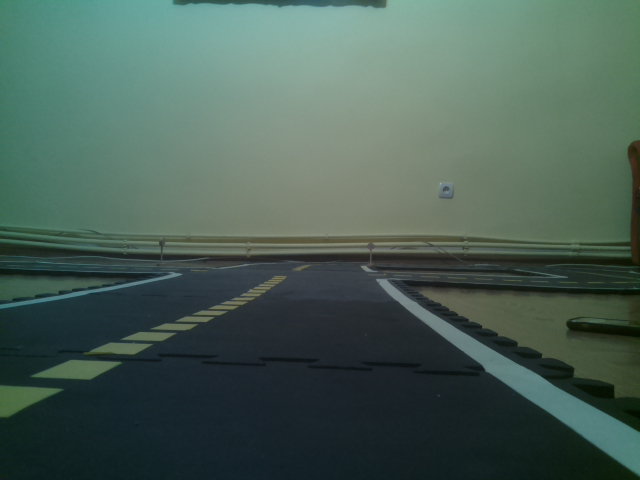
#> input picture lane_following/test.jpg, 640 x 480 px
$ python -i color_segmentation.py   (imports and definitions only)
#> lines starting #> are read from the running program, lines starting #| are printed output that depends on the picture; after the words box and inside, x2 and y2 are one past the last pixel; in counts of white or black regions, pixels touching at a corner belong together
import cv2
import numpy as np

# Constante pentru colori
hue_low = 50#89
lit_low = 51#88
sat_low = 11#36

hue_low_y = 24#26
hue_high_y = 32#38
lit_low_y = 38#40
sat_low_y = 106#48

"""
    Metoda pentru aplicarea segmentarii de culoare
        IN: Imaginea HLS, gama de valori inferioara si gama de valori superioara
        OUT: Imaginea segmentata dupa masca si dilatata
"""
# [10 lines left out: function mask_segmentation, not called in this run]

"""
    Metoda pentru extragerea obiectelor din imagine cu o dimensiune mai mica de min_area
        IN: Imaginea si valoarea ariei minime
        OUT: Imagine avand obiectele mai mici decat aria minima extrase
"""
# [19 lines left out: function remove_smaller_contours, not called in this run]

"""
    Metoda pentru gasirea celui mai mare contur din imagine, mai mare decat aria minima
        IN: Imaginea in nuante de gri si aria minima a contururilor
        OUT: Imaginea care poate avea fie un contur ramas, fie imaginea neagra, daca nu avem niciun contur si o variabila bool in cazul in care am gasit un contur
"""
# [28 lines left out: function largest_contour, not called in this run]

"""
    Metoda pentru gasirea extremelor unui obiect
        IN: Imaginea cu obiectul respectiv
        OUT: Extremele de jos si sus ale obiectului sau imaginea neagra, in cazul in care nu exista un obiect in imagine
"""
def find_ext(image):
    pos = np.nonzero(image)
    return (0,0) if len(pos) == 0 else (pos[0].min(),pos[0].max())

"""
    Metoda pentru extragerea unei zone de interes dintr-o imagine bazate pe un punct de inceput si un punct de sfarsit
        IN: Imaginea, punctul de inceput si punctul de sfarsit
        OUT: Imaginea cu regiunea respectiv extrasa
"""
def extract_region(image,start_point,end_point):
    region = np.zeros(image.shape, dtype=np.uint8)

    # 1. Cream un dreptunghi folosind cele 2 puncte
    cv2.rectangle(region, start_point, end_point, 255, thickness=-1)

    # 2. Returnam Imaginea cu regiunea de interes
    return cv2.bitwise_and(image,region)

"""
    Metoda pentru extragerea punctului de minim al unui obiect dintr-o imagine, dintr-un anumit rand
        IN: Imaginea respectiva si randul respectiv
        OUT: Punctul de minim
"""
def extract_point(image,specified_row):

    p = (0 , specified_row)
    specified_row_data = image[specified_row-1, :]
    pos = np.nonzero(specified_row_data)

    if len(pos[0]) != 0:
        min_col = pos[0].min()
        p = (min_col,specified_row)
    return p

"""
    Metoda pentru gasirea marginii de jos a benzii
        IN: Imaginea cu contrururile
        OUT: Pozitia marginii
"""
def find_low_row(image):
    pos = np.nonzero(image)

    return image.shape[0] if len(pos) == 0 else pos[0].max()

"""
    Metoda pentru gasirea marginilor si punctelor inferioare extreme ale benzii
        IN: Imagine cu banda exterioara de arie maxima
        OUT: Imagine cu marginile benzii exterioara si lista cu punctele extreme inferioare acesteia
"""
def points_lowest(gray):

    points_outerlane=[]
    image = np.zeros(gray.shape, dtype=gray.dtype)
    lane_one_side=np.zeros(gray.shape, dtype=gray.dtype)
    lane_two_side=np.zeros(gray.shape, dtype=gray.dtype)

    # 1. Transformarea imaginii intr-o imagine binara
    bin_image = cv2.threshold(gray, 0, 255, cv2.THRESH_BINARY)[1]

    # 2. Gasim contururile tuturor obiectelor din imagine
    cnts = cv2.findContours(bin_image, cv2.RETR_EXTERNAL, cv2.CHAIN_APPROX_SIMPLE)[0]
    image = cv2.drawContours(image, cnts, 0, (255,255,255), 1)

    # 3. Gasirea marginilor externe ale benzii
    top,bot = find_ext(image)

    # 4. Extragerea portiunii de contur al benzii
    Contour_TopBot_PortionCut = extract_region(image, (0, top + 25), (image.shape[1], bot-15))

    # 5. Gasirea conturilor marginilor benzii pentru a gasi punctele extreme
    cnts2 = cv2.findContours(Contour_TopBot_PortionCut, cv2.RETR_EXTERNAL, cv2.CHAIN_APPROX_SIMPLE)[0]

    low_x=-1
    low_y=-1

    comp_row=0

    line = np.copy(lane_one_side)
    cnts_tmp = []

    if(len(cnts2)>2):
        for index_tmp, cnt_tmp in enumerate(cnts2):
            if((cnt_tmp.shape[0])>50):
                cnts_tmp.append(cnt_tmp)
        cnts2 = cnts_tmp

    for index, cnt in enumerate(cnts2):
        lane_one_side = np.zeros(gray.shape,dtype=gray.dtype)
        lane_one_side = cv2.drawContours(lane_one_side, cnts2, index, (255,255,255), 2)
        lane_two_side = cv2.drawContours(lane_two_side, cnts2, index, (255,255,255), 2)

        if len(cnts2) == 2:
            if index == 0:
                line = np.copy(lane_one_side)
                low_x = find_low_row(lane_one_side)
            elif index == 1:
                low_y = find_low_row(lane_one_side)
                if low_x<low_y:
                    comp_row = low_x
                else:
                    comp_row = low_y
                p_a = extract_point(line,comp_row)
                p_b = extract_point(lane_one_side,comp_row)
                points_outerlane.append(p_a)
                points_outerlane.append(p_b)

    return lane_two_side, points_outerlane

"""
    Metoda pentru extragerea benzii exterioare din imagine
        IN: Imaginea initiala, imaginea segmentata si aria minima de detecterare a unui obiect
        OUT: Imagine reprezentand banda exterioara si Punctele inferioare extreme ale benzii
"""
# [26 lines left out: function outer_lane, not called in this run]

"""
    Metoda pentru extragerea benzii de mijloc din imagine
        IN: Imaginea initiala, imaginea segmentata si aria minima de detecterare a unui obiect
        OUT: Imagine reprezentand marginile benzii de mijloc
"""
# [19 lines left out: function mid_lane, not called in this run]

"""
    Metoda pentru segmentarea imaginii initiale gasind banda exterioara si cea de mijloc
        IN: Imaginea initiala si aria minima de detectare a unui obiect
        OUT: Imagine reprezentand marginile benzii de mijloc, Imagine reprezentand banda exterioara si punctele benzii exterioare
"""
# [14 lines left out: function segment_color, not called in this run]

>>> import cv2
>>> picture = cv2.imread('test.jpg', cv2.IMREAD_GRAYSCALE)
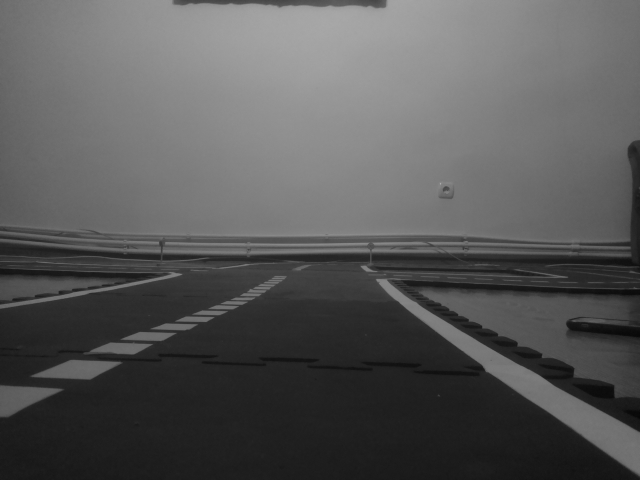
#> picture: shape (480, 640); min 7, max 172, mean 87.9
>>> result = points_lowest(picture)
#> in points_lowest, `bin_image = cv2.threshold(gray, 0, 255, cv2.THRESH_BINARY)[1]`: bin_image: shape (480, 640); every value is 255
#> in points_lowest, `cnts = cv2.findContours(bin_image, cv2.RETR_EXTERNAL, cv2.CHAIN_APPROX..`: cnts = [[[0, 0], [0, 479], [639, 479], [639, 0]]]
#> in points_lowest, `image = cv2.drawContours(image, cnts, 0, (255,255,255), 1)`:
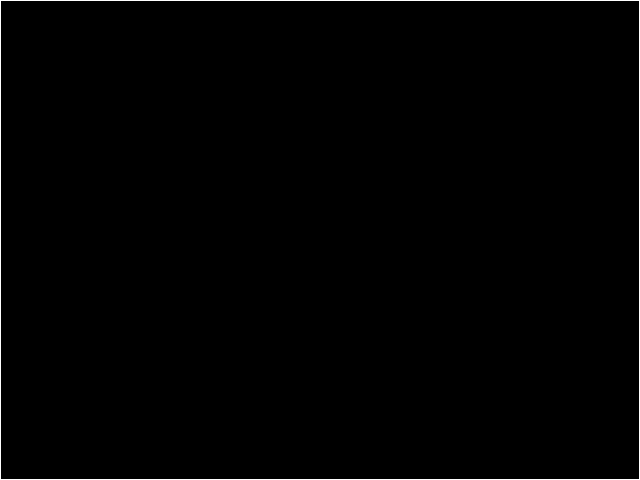
#> image: shape (480, 640); 0.73% white in thin lines or dots
#> in find_ext, `pos = np.nonzero(image)`: pos = 2236 positions, rows 0 to 479, columns 0 to 639
#> in points_lowest, `top,bot = find_ext(image)`: top = 0; bot = 479
#> in extract_region, `cv2.rectangle(region, start_point, end_point, 255, thickness=-1)`:
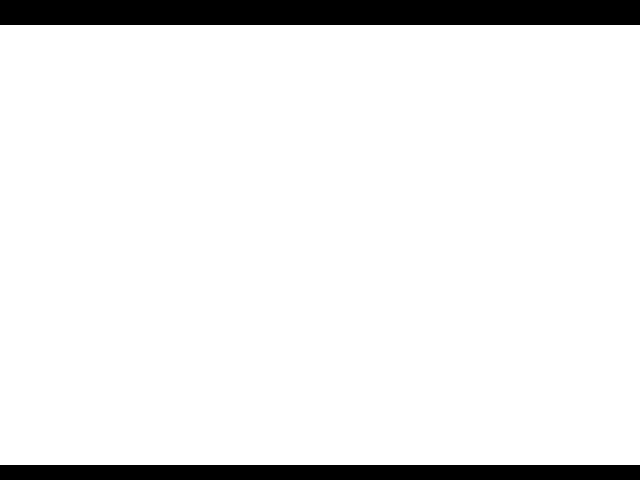
#> region: shape (480, 640); 91.7% white; 2 black regions, box (x1, y1, x2, y2) and area: (0, 0, 640, 25) 16000, (0, 465, 640, 480) 9600
#> in extract_region, `return cv2.bitwise_and(image,region)`:
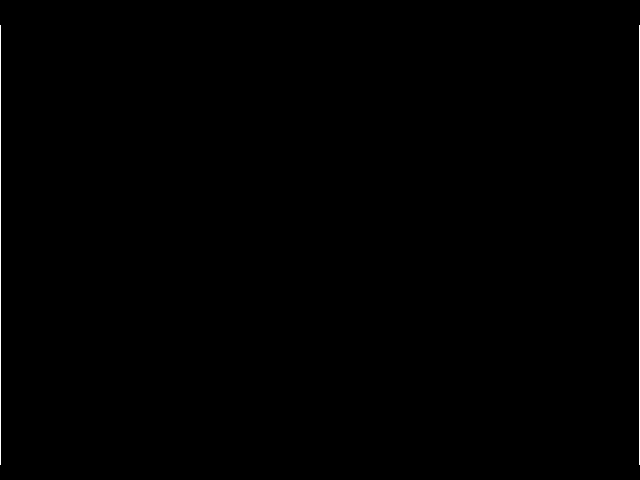
#> returned value: shape (480, 640); 0.29% white in thin lines or dots
#> in points_lowest, `cnts2 = cv2.findContours(Contour_TopBot_PortionCut, cv2.RETR_EXTERNAL,..`: cnts2 = 2 contours, all with area under 20
#> the loop in points_lowest, `for index, cnt in enumerate(cnts2):` made 2 passes
#> (cnt, low_y, comp_row, p_a, p_b) on pass 2: ([[0, 25], [0, 464]], 465, 465, (638, 465), (0, 465))
#> pass 1, in points_lowest, `lane_one_side = cv2.drawContours(lane_one_side, cnts2, index, (255,255..`:
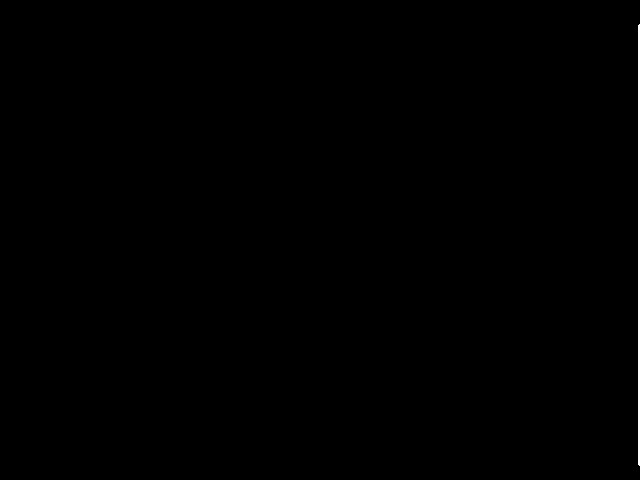
#> lane_one_side: shape (480, 640); 0.29% white; 1 white region, box (x1, y1, x2, y2) and area: (638, 24, 640, 466) 882
#> pass 2, in points_lowest, `lane_one_side = cv2.drawContours(lane_one_side, cnts2, index, (255,255..`:
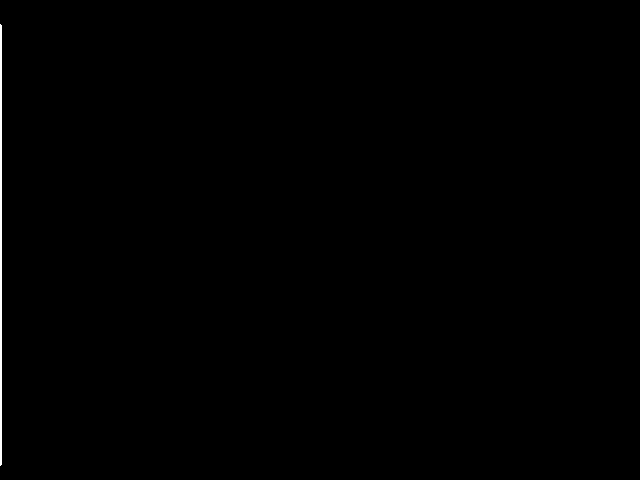
#> lane_one_side: shape (480, 640); 0.29% white; 1 white region, box (x1, y1, x2, y2) and area: (0, 24, 2, 466) 882
#> pass 2, in points_lowest, `lane_two_side = cv2.drawContours(lane_two_side, cnts2, index, (255,255..`:
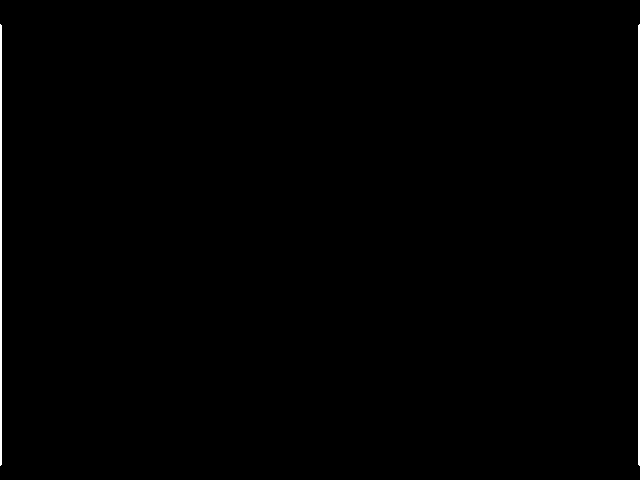
#> lane_two_side: shape (480, 640); 0.57% white; 2 white regions, box (x1, y1, x2, y2) and area: (0, 24, 2, 466) 882, (638, 24, 640, 466) 882
#> after the loop in points_lowest, `for index, cnt in enumerate(cnts2):`: points_outerlane = [(638, 465), (0, 465)]

$ run again, on lane_following/i3.jpg
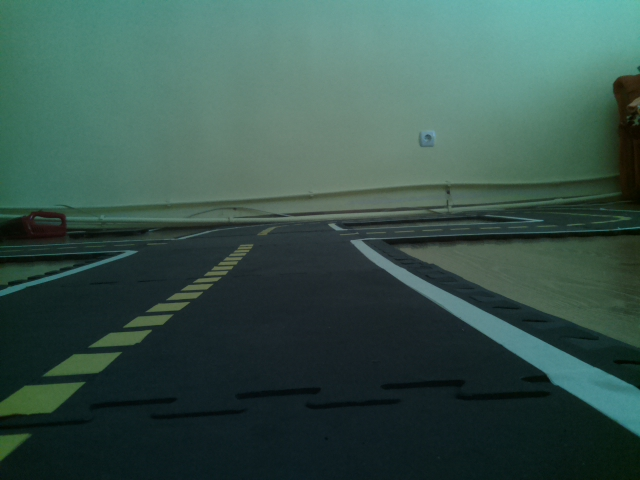
#> input picture lane_following/i3.jpg, 640 x 480 px
#> `picture = cv2.imread('test.jpg', cv2.IMREAD_GRAYSCALE)`:
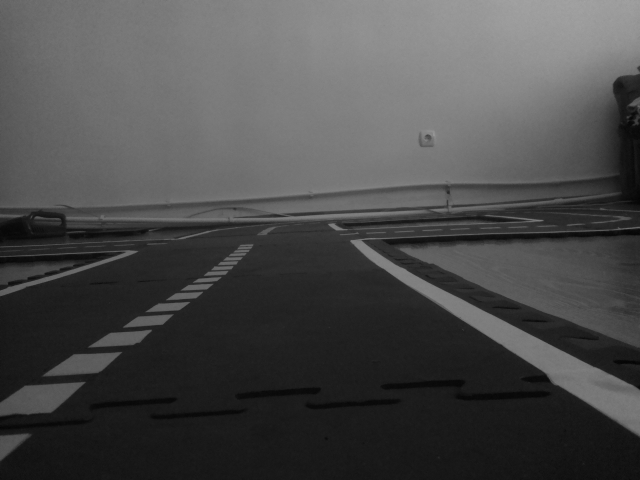
#> picture: shape (480, 640); min 4, max 165, mean 74.3
#> bin_image: shape (480, 640); every value is 255
#> cnts = [[[0, 0], [0, 479], [639, 479], [639, 0]]]
#> image: shape (480, 640); 0.73% white in thin lines or dots
#> in find_ext, `pos = np.nonzero(image)`: pos = 2236 positions, rows 0 to 479, columns 0 to 639
#> top = 0; bot = 479
#> region: shape (480, 640); 91.7% white; 2 black regions, box (x1, y1, x2, y2) and area: (0, 0, 640, 25) 16000, (0, 465, 640, 480) 9600
#> cnts2 = 2 contours, all with area under 20
#> the loop in points_lowest, `for index, cnt in enumerate(cnts2):` made 2 passes
#> (cnt, low_y, comp_row, p_a, p_b) on pass 2: ([[0, 25], [0, 464]], 465, 465, (638, 465), (0, 465))
#> after the loop in points_lowest, `for index, cnt in enumerate(cnts2):`: points_outerlane = [(638, 465), (0, 465)]
